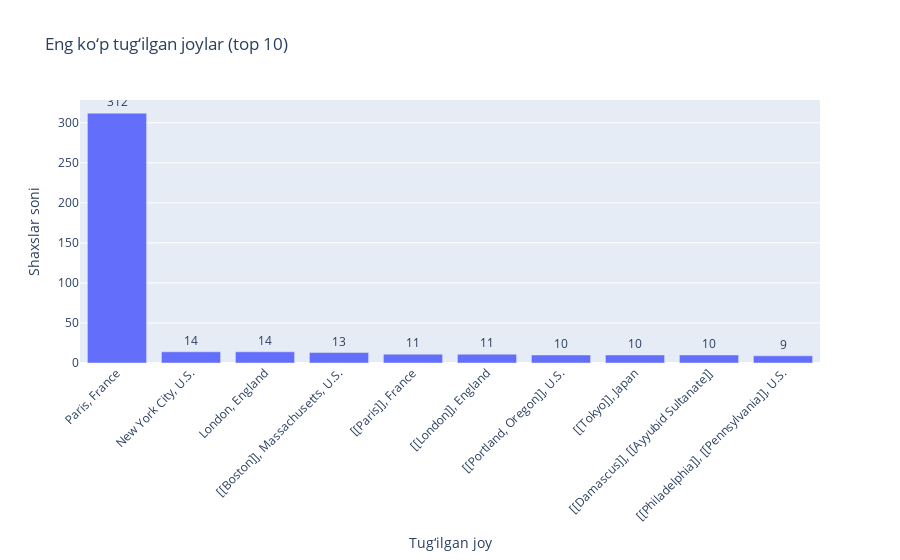

Notebook source saved alongside this figure:
### Markdown cell above
# qayerda tug‘ilgan va vafot etganlar statistikasi:

### Code cell
import plotly.express as px

birth_place_counts = df['birth_place'].value_counts().reset_index()
birth_place_counts.columns = ['birth_place', 'count']
top_birth_places = birth_place_counts.head(10)

fig = px.bar(
    top_birth_places,
    x='birth_place',
    y='count',
    title='Eng ko‘p tug‘ilgan joylar (top 10)',
    labels={'birth_place': 'Tug‘ilgan joy', 'count': 'Shaxslar soni'},
    text='count'
)

fig.update_traces(textposition='outside')
fig.update_layout(xaxis_tickangle=-45)
fig.show()

### Figure 1 — Plotly figure (JSON) as saved in the notebook; plotly's stock layout.template omitted (floating-point values rounded to 4 significant figures)
{"data": [{"hovertemplate": "Tug‘ilgan joy=%{x}<br>Shaxslar soni=%{text}<extra></extra>", "legendgroup": "", "marker": {"color": "#636efa", "pattern": {"shape": ""}}, "name": "", "orientation": "v", "showlegend": false, "text": [312.0, 14.0, 14.0, 13.0, 11.0, 11.0, 10.0, 10.0, 10.0, 9.0], "textposition": "outside", "type": "bar", "x": ["Paris, France", "New York City, U.S.", "London, England", "[[Boston]], Massachusetts, U.S.", "[[Paris]], France", "[[London]], England", "[[Portland, Oregon]], U.S.", "[[Tokyo]], Japan", "[[Damascus]], [[Ayyubid Sultanate]]", "[[Philadelphia]], [[Pennsylvania]], U.S."], "xaxis": "x", "y": [312, 14, 14, 13, 11, 11, 10, 10, 10, 9], "yaxis": "y"}], "layout": {"barmode": "relative", "legend": {"tracegroupgap": 0}, "title": {"text": "Eng ko‘p tug‘ilgan joylar (top 10)"}, "xaxis": {"anchor": "y", "domain": [0, 1], "tickangle": -45, "title": {"text": "Tug‘ilgan joy"}}, "yaxis": {"anchor": "x", "domain": [0, 1], "title": {"text": "Shaxslar soni"}}}}
